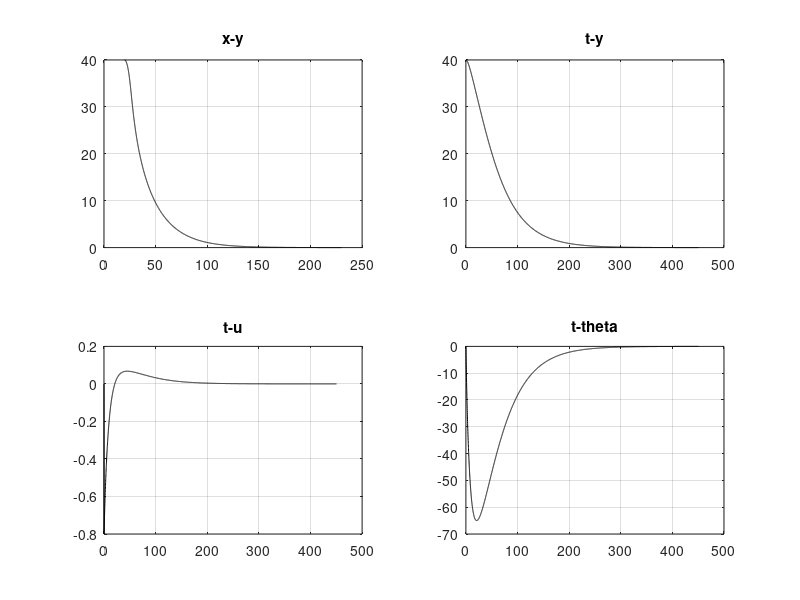

Recreate this plot in MATLAB.
close all
clc
clear

%inputs
case_num = 1;
switch case_num
    case 1
        theta = 0;
        y = 40;
        x = 20;
    case 2
        theta = 90;
        y = -30;
        x = 10;
    case 3
        theta = -140;
        y = 30;
        x = 40;
    case 4
        theta = -10;
        y = 10;
        x = 50;
    otherwise
        disp("Error!");
        return;
end

%fixed param
L = 2.5;
T = 0.1;
v = 0.5;

%tunabel param (stopping criteria)
y_threshold = 0.1;
theta_threshold = 0.01;

% control param
K_y = 4.5;


%storage for map
locus_x=[];locus_x(1)=x;
locus_y=[];locus_y(1)=y;
locus_theta=[];locus_theta(1)=theta;
locus_u=[];locus_u(1)=0;


% P controller
K_P_y = 0.02; %gain of y
K_P_theta=0.01; %gain of theta
index = 0;
while ((abs(y) > y_threshold || abs(theta) > theta_threshold) && index < 10000)
 index = index + 1;
 %compute error of theta and y
 error_theta = 0 - theta;
 error_y = 0 - y;
 
 %compute u
 u = K_P_y*error_y+K_P_theta*error_theta;
 
 %update theta,x and y
 theta_rad = deg2rad(theta);
 theta_curr = theta_rad + v * T * tan(u) / L;
 x_current = x + v * T * cos(theta_rad);
 y_current = y + v * T * sin(theta_rad);
 
 %storage for map
 theta = rad2deg(theta_curr);
 x = x_current;
 y = y_current;
 locus_x(index + 1)=x;
 locus_y(index + 1)=y;
 locus_theta(index + 1)=theta;
 locus_u(index + 1)=u;
end

t = 0:0.1:0.1*index;

figure

subplot(2,2,1),plot(locus_x,locus_y,'-k'),
title('x-y'),grid on
subplot(2,2,2),plot(t,locus_y,'-k')
title('t-y'),grid on
subplot(2,2,3),plot(t,locus_u,'-k')
title('t-u'),grid on
subplot(2,2,4),plot(t,locus_theta,'-k')
title('t-theta'),grid on